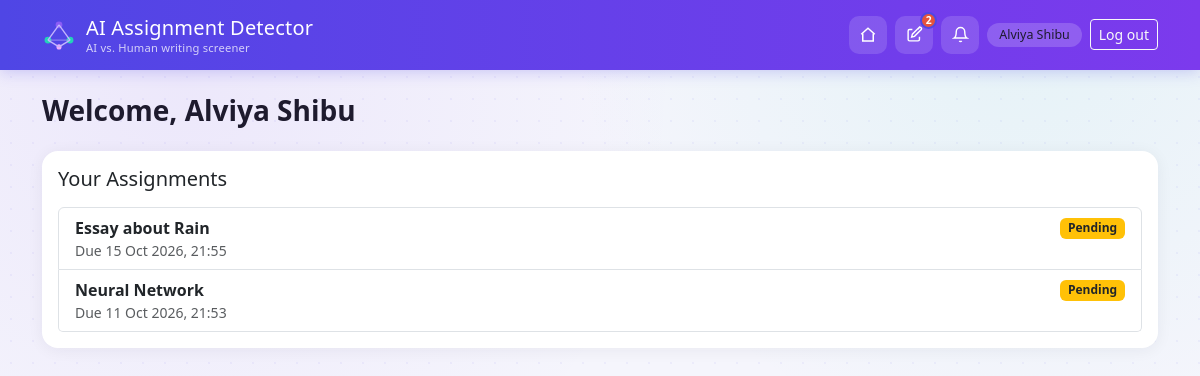
The page /assignments/student/ (signed in) on the database its author committed.
### accounts/models.py (models this page shows, shortened)
class User(AbstractUser):
    ROLE_TEACHER = 'TEACHER'
    ROLE_STUDENT = 'STUDENT'
    ROLE_CHOICES = (
        (ROLE_TEACHER, 'Teacher'),
        (ROLE_STUDENT, 'Student'),
    )
    role = models.CharField(max_length=10, choices=ROLE_CHOICES)

### assignments/models.py (models this page shows, shortened)
class Assignment(models.Model):
    title = models.CharField(max_length=200)
    description = models.TextField(blank=True)
    created_by = models.ForeignKey(
        settings.AUTH_USER_MODEL, on_delete=models.CASCADE, related_name='assignments_created'
    )
    students = models.ManyToManyField(StudentProfile, related_name='assignments')
    seen_by_students = models.ManyToManyField(
        StudentProfile, related_name='seen_assignments', blank=True
    )
    attachment = models.FileField(upload_to='assignment_files/', blank=True, null=True)
    due_date = models.DateTimeField(null=True, blank=True)
    created_at = models.DateTimeField(auto_now_add=True)
    class Meta:
        ordering = ['-created_at']

### assignments/views.py (the view)
# urls.py: path('student/', views.student_dashboard, name='student_dashboard'),
@student_required
def student_dashboard(request):
    profile = request.user.student_profile
    assignments = profile.assignments.all()
    submitted_ids = set(profile.submissions.values_list('assignment_id', flat=True))
    recent_reallotments = profile.reallotments.filter(seen_by_student=False)
    return render(request, 'assignments/student_dashboard.html', {
        'assignments': assignments,
        'submitted_ids': submitted_ids,
        'recent_reallotments': recent_reallotments,
    })

### templates/assignments/student_dashboard.html (shortened to what this page needs)
{% extends "base.html" %}
{% block content %}
<h3 class="fw-bold mb-4">Welcome, {{ user.first_name }}</h3>
<div class="card p-3">
    <h5 class="mb-3">Your Assignments</h5>
    {% if assignments %}
        <div class="list-group">
        {% for a in assignments %}
            <a href="{% url 'assignments:assignment_detail_student' a.pk %}" class="list-group-item list-group-item-action">
                <div class="d-flex justify-content-between align-items-center">
                    <span class="fw-semibold">{{ a.title }}</span>
                    {% if a.id in submitted_ids %}
                        <span class="badge bg-success">Submitted</span>
                    {% else %}
                        <span class="badge bg-warning text-dark">Pending</span>
                    {% endif %}
                </div>
                <div class="text-muted small">{% if a.due_date %}Due {{ a.due_date|date:"d M Y, H:i" }}{% endif %}</div>
            </a>
        {% endfor %}
        </div>
    {% else %}
        <p class="text-muted mb-0">No assignments have been allotted to you yet.</p>
    {% endif %}
</div>
{% endblock %}

### templates/base.html (shortened to what this page needs)
{% load static %}
<!DOCTYPE html>
<html lang="en">
<head>
    <link href="https://cdn.jsdelivr.net/npm/bootstrap@5.3.3/dist/css/bootstrap.min.css" rel="stylesheet">
    <link rel="stylesheet" href="{% static 'css/style.css' %}">
</head>
<body>
    <nav class="navbar navbar-expand-lg navbar-dark app-navbar sticky-top">
        <div class="container">
            <a class="navbar-brand" href="{% url 'accounts:home' %}">
                <span>
                    AI Assignment Detector
                    <span class="brand-sub">AI vs. Human writing screener</span>
                </span>
            </a>
            <div class="d-flex align-items-center gap-2">
                {% if user.is_authenticated %}
                    {% if user.role == 'TEACHER' %}
                        <a href="{% url 'assignments:teacher_dashboard' %}" class="nav-icon-btn" title="Home">
                            <svg width="18" height="18" viewBox="0 0 24 24" fill="none" stroke="currentColor" stroke-width="2"><path d="M3 11l9-8 9 8"/><path d="M5 10v10h14V10"/></svg>
                        </a>
                    {% else %}
                        <a href="{% url 'assignments:student_dashboard' %}" class="nav-icon-btn" title="Home">
                            <svg width="18" height="18" viewBox="0 0 24 24" fill="none" stroke="currentColor" stroke-width="2"><path d="M3 11l9-8 9 8"/><path d="M5 10v10h14V10"/></svg>
                        </a>
                    {% endif %}
                    {% if user.role == 'STUDENT' %}
                    <div class="dropdown">
                        <button class="nav-icon-btn dropdown-toggle-nocaret" data-bs-toggle="dropdown" title="New assignments">
                            <svg width="17" height="17" viewBox="0 0 24 24" fill="none" stroke="currentColor" stroke-width="2"><path d="M9 5H5a2 2 0 0 0-2 2v12a2 2 0 0 0 2 2h12a2 2 0 0 0 2-2v-4"/><path d="M18.4 2.6a2 2 0 1 1 2.8 2.8L12 14.6l-4 1 1-4 9.4-9.4z"/></svg>
                            {% if unseen_assignments > 0 %}<span class="notif-badge">{{ unseen_assignments }}</span>{% endif %}
                        </button>
                    </div>
                    {% endif %}
                    <div class="dropdown">
                        <button class="nav-icon-btn dropdown-toggle-nocaret" data-bs-toggle="dropdown" title="{% if user.role == 'TEACHER' %}Unreviewed submissions{% else %}Reports{% endif %}">
                            <svg width="17" height="17" viewBox="0 0 24 24" fill="none" stroke="currentColor" stroke-width="2"><path d="M18 8a6 6 0 1 0-12 0c0 7-3 9-3 9h18s-3-2-3-9"/><path d="M13.7 21a2 2 0 0 1-3.4 0"/></svg>
                        </button>
                    </div>
                    <span class="role-chip d-none d-sm-inline">{{ user.first_name|default:user.username }}</span>
                    <a href="{% url 'accounts:logout' %}" class="btn btn-outline-light btn-sm">Log out</a>
                {% endif %}
            </div>
        </div>
    </nav>
    <div class="container py-4">
        {% block content %}{% endblock %}
    </div>
</body>
</html>

### static/css/style.css (style rules this page uses)
:root { --brand-1: #4F46E5; --brand-2: #7C3AED; --accent: #22D3B8; --danger: #E5533C; --success: #2F9E6E; --ink: #1E1B2E; --muted: #6B7280; --card-bg: #ffffff; --page-bg: #F5F5FC; }
body { background-color: var(--page-bg); background-image: radial-gradient(circle at 15% 10%, rgba(124,58,237,0.07) 0, transparent 40%), radial-gradient(circle at 85% 0%, rgba(34,211,184,0.08) 0, transparent 35%), radial-gradient(circle, rgba(79,70,229,0.06) 1px, transparent 1px); background-size: auto, auto, 22px 22px; background-attachment: fixed; color: var(--ink); }
.app-navbar { background: linear-gradient(90deg, var(--brand-1), var(--brand-2)); box-shadow: 0 2px 14px rgba(79,70,229,0.25); }
.app-navbar .navbar-brand { display: flex; align-items: center; gap: 10px; letter-spacing: 0.2px; }
.app-navbar .brand-sub { font-size: 0.7rem; opacity: 0.75; display: block; margin-top: -3px; font-weight: 400; }
.nav-icon-btn { color: #fff; background: rgba(255,255,255,0.14); border: none; border-radius: 10px; width: 38px; height: 38px; display: inline-flex; align-items: center; justify-content: center; position: relative; transition: background 0.15s ease; text-decoration: none; }
.dropdown-toggle-nocaret::after { display: none; }
.notif-badge { position: absolute; top: -4px; right: -4px; background: var(--danger); color: #fff; font-size: 0.65rem; font-weight: 700; min-width: 17px; height: 17px; border-radius: 999px; display: flex; align-items: center; justify-content: center; padding: 0 3px; border: 2px solid var(--brand-1); }
.role-chip { background: rgba(255,255,255,0.18); border-radius: 999px; padding: 3px 12px; font-size: 0.78rem; }
.card { border: none; box-shadow: 0 2px 16px rgba(30, 27, 46, 0.06); border-radius: 16px; background: var(--card-bg); }

### rows shown on the page
User: first_name "Alviya Shibu"
Assignment: title "Essay about Rain", shows "Pending", due_date "15 Oct 2026, 21:55"
Assignment: title "Neural Network", shows "Pending", due_date "11 Oct 2026, 21:53"

### other values the page prints
{{ unseen_assignments }} "2"
